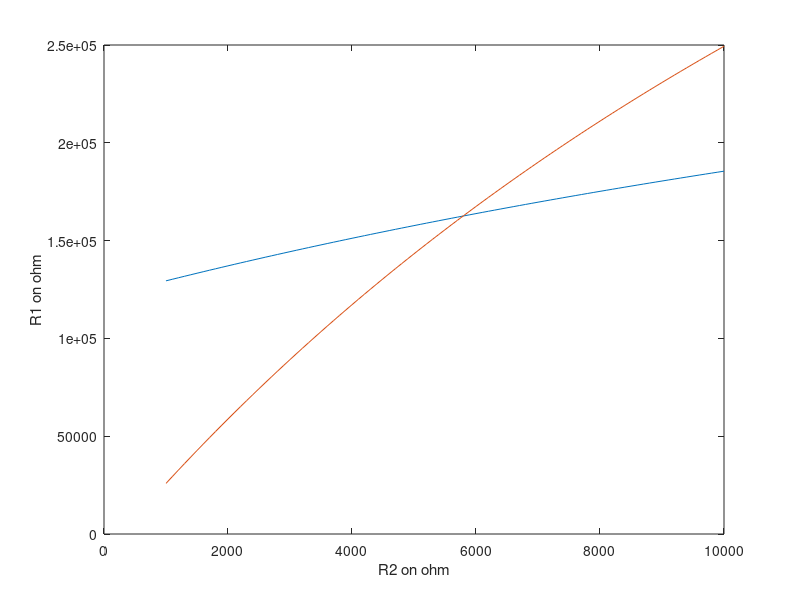

The MATLAB script that drew this image:
V=5;
k=1000;

y=1000:100:10000;

% 
%     4.75/x=0.250/(10k+y)+0.25(2k);
% 
%     4.75 = 0.25(1/(10k+y)+1/(2*k))*x;
% 
%     19 = (1/(10k+y)+1/(2*k))*x;
% 
%     19 = (12k+y)/((10k+y)*2*k)*x;

% 4.75/(x+10*k)=0.250/(y)+0.25/(2k);
% 
% 19/(x+10*k)=(y+2*k)/(y*2k);
% 
% 38*k*y/(y+2*k)=x+10*k
Rload=22.5*k;
Rl=10*k;
Rh=0;
Vo=0.270;
x = ((V-Vo)/Vo)*Rload * ((Rl+y))./((Rload+Rl+y))-Rh;

plot(y,x)
xlabel("R2 on ohm")

hold all;
Vo=0.13;
Rl=0;
Rh=10*k;
x = ((V-Vo)/Vo)*Rload * ((Rl+y))./((Rload+Rl+y))-Rh;
plot(y,x)

ylabel("R1 on ohm")
